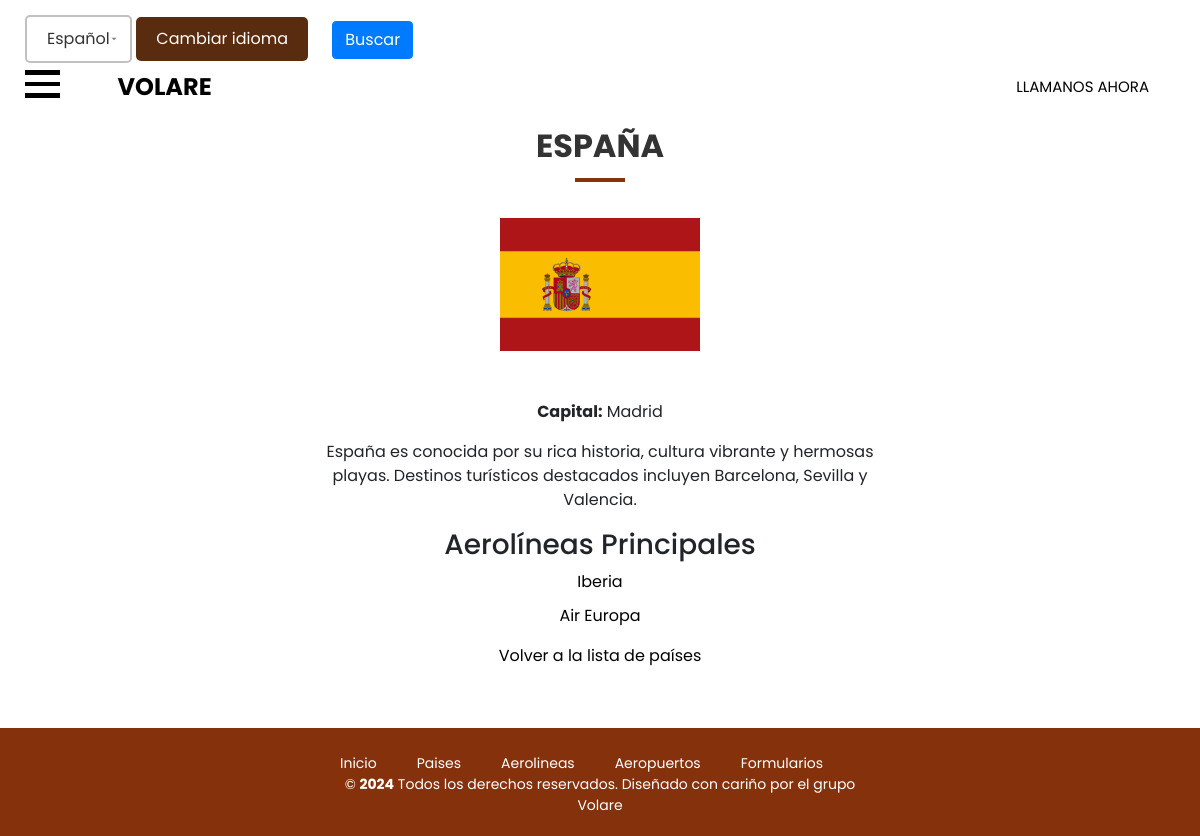
The page /es/paises/1/ on the database its author committed.
### volareApp/models.py (models this page shows, shortened)
class Pais(models.Model):
    nombre = models.CharField(max_length=50)
    capital = models.CharField(max_length=100, default="No especificado")
    codigo = models.CharField(max_length=3)
    imagen = models.ImageField(upload_to='img/banderas',blank=True,null=True,verbose_name='Image')
    descripcion = models.TextField(default='Sin descripción')

class Aerolinea(models.Model):
    nombre = models.CharField(max_length=50)
    pais = models.ForeignKey(Pais, on_delete=models.CASCADE)
    aeropuertos = models.ManyToManyField(Aeropuerto, related_name='aerolineas')
    tlf = models.IntegerField()
    fundacion = models.DateField(null=True, blank=True)
    descripcion = models.TextField(default='Sin descripción')
    flota = models.IntegerField(default=0)
    imagen = models.ImageField(upload_to='img/',blank=True,null=True,verbose_name='Image')

### volareApp/views.py (the view)
# urls.py: path('paises/<int:pk>/', PaisDetailView.as_view(), name='show_pais'),
class PaisDetailView(DetailView):
    model = Pais
    template_name = 'country_detail.html'
    context_object_name = 'pais'

### volareApp/templates/country_detail.html (shortened to what this page needs)
{% extends "base.html" %}
{% load static %}
{% block contenido %}
  <section class="about_section">
    <div class="container-fluid">
        <div class="row justify-content-center">
        <div class="detail-box detail_box_common col-lg-6 col-md-8 text-center">
          <div class="heading_container heading_center">
            <h2>{{ pais.nombre }}</h2>
            <p>
            <p>
            <img src="{{ pais.imagen.url }}" alt="Bandera de {{ pais.nombre }}" class="flag-image">
          </div>
          <p><strong>Capital:</strong> {{pais.capital}}</p>
          <p>{{pais.descripcion}}</p>
          <h3>Aerolíneas Principales</h3>
          <ul>
            {% for aerolinea in pais.aerolinea_set.all %}
            <li>
              <a href="{% url 'show_aerolinea' aerolinea.id %}" class="black-link">{{ aerolinea.nombre }}</a>
            </li>
            {% empty %}
              <li>No hay aerolíneas disponibles. </li>
            {% endfor %}
          </ul>
          <a id="back-button" href="{% url 'index_paises' %}" class="black-link">Volver a la lista de países</a>
        </div>
      </div>
    </div>
  </section>
{% endblock %}

### volareApp/static/css/style.css (style rules this page uses)
body { font-family: 'Poppins', sans-serif; overflow-x: hidden; }
.heading_container { display: -webkit-box; display: -ms-flexbox; display: flex; -webkit-box-orient: vertical; -webkit-box-direction: normal; -ms-flex-direction: column; flex-direction: column; }
.heading_container h2 { font-weight: bold; text-transform: uppercase; position: relative; padding-bottom: 7px; }
.heading_container h2::before { content: ""; position: absolute; bottom: 0; left: 50%; -webkit-transform: translateX(-50%); transform: translateX(-50%); width: 45px; height: 5px; background-color: #ffffff; border-radius: 10px; }
a, a:hover, a:focus { text-decoration: none; color:white; }
h2 { font-size: 32px; font-weight: 700; color: #333; margin-bottom: 30px; padding-bottom: 10px; text-align: center; text-transform: uppercase; position: relative; }
h2::after { content: ''; position: absolute; width: 50px; height: 4px; background-color: #85310c; bottom: -10px; left: 50%; transform: translateX(-50%); }
ul { list-style-type: none; padding-left: 0; }
ul li { margin-bottom: 10px; }
.black-link { color: black; text-decoration: none; }

### rows shown on the page
Pais: nombre "ESPAÑA", imagen (picture), capital "Madrid", descripcion "España es conocida por su rica historia, cultura vibrante y hermosas playas. Destinos turísticos destacados incluyen Barcelona, Sevilla y Valencia."
Aerolinea: nombre "Iberia"
Aerolinea: nombre "Air Europa"
